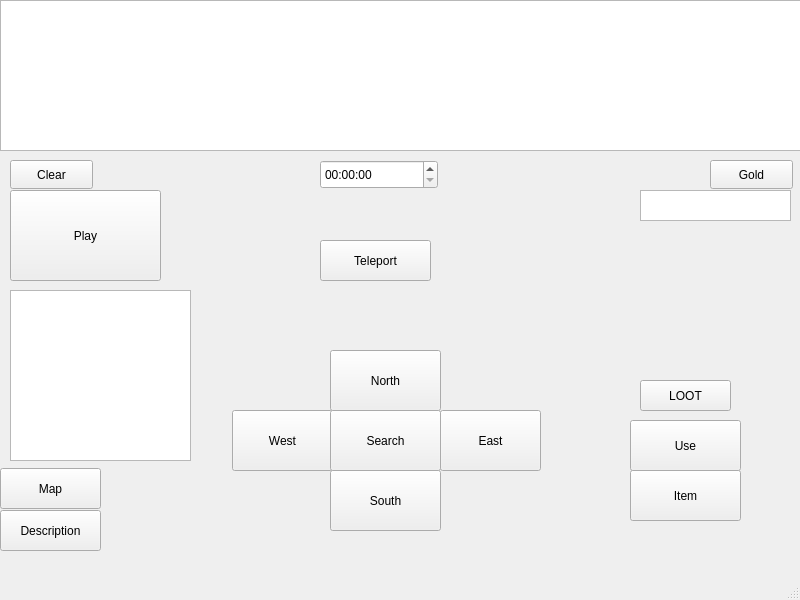
<?xml version="1.0" encoding="UTF-8"?>
<ui version="4.0">
 <class>MainWindow</class>
 <widget class="QMainWindow" name="MainWindow">
  <property name="geometry">
   <rect>
    <x>0</x>
    <y>0</y>
    <width>800</width>
    <height>600</height>
   </rect>
  </property>
  <property name="windowTitle">
   <string>MainWindow</string>
  </property>
  <widget class="QWidget" name="centralwidget">
   <widget class="QPushButton" name="Description">
    <property name="geometry">
     <rect>
      <x>0</x>
      <y>510</y>
      <width>101</width>
      <height>41</height>
     </rect>
    </property>
    <property name="text">
     <string>Description</string>
    </property>
   </widget>
   <widget class="QTextEdit" name="OutputCons0le">
    <property name="geometry">
     <rect>
      <x>0</x>
      <y>0</y>
      <width>801</width>
      <height>151</height>
     </rect>
    </property>
   </widget>
   <widget class="QPushButton" name="North">
    <property name="geometry">
     <rect>
      <x>330</x>
      <y>350</y>
      <width>111</width>
      <height>61</height>
     </rect>
    </property>
    <property name="text">
     <string>North</string>
    </property>
   </widget>
   <widget class="QPushButton" name="South">
    <property name="geometry">
     <rect>
      <x>330</x>
      <y>470</y>
      <width>111</width>
      <height>61</height>
     </rect>
    </property>
    <property name="text">
     <string>South</string>
    </property>
   </widget>
   <widget class="QPushButton" name="west">
    <property name="geometry">
     <rect>
      <x>232</x>
      <y>410</y>
      <width>101</width>
      <height>61</height>
     </rect>
    </property>
    <property name="text">
     <string>West</string>
    </property>
   </widget>
   <widget class="QPushButton" name="East">
    <property name="geometry">
     <rect>
      <x>440</x>
      <y>410</y>
      <width>101</width>
      <height>61</height>
     </rect>
    </property>
    <property name="text">
     <string>East</string>
    </property>
   </widget>
   <widget class="QPushButton" name="Search">
    <property name="geometry">
     <rect>
      <x>330</x>
      <y>410</y>
      <width>111</width>
      <height>61</height>
     </rect>
    </property>
    <property name="text">
     <string>Search</string>
    </property>
   </widget>
   <widget class="QPushButton" name="Use">
    <property name="geometry">
     <rect>
      <x>630</x>
      <y>420</y>
      <width>111</width>
      <height>51</height>
     </rect>
    </property>
    <property name="text">
     <string>Use</string>
    </property>
   </widget>
   <widget class="QPushButton" name="Item">
    <property name="geometry">
     <rect>
      <x>630</x>
      <y>470</y>
      <width>111</width>
      <height>51</height>
     </rect>
    </property>
    <property name="text">
     <string>Item</string>
    </property>
   </widget>
   <widget class="QTextEdit" name="GoldCounter">
    <property name="geometry">
     <rect>
      <x>640</x>
      <y>190</y>
      <width>151</width>
      <height>31</height>
     </rect>
    </property>
   </widget>
   <widget class="QPushButton" name="GoldTooltip">
    <property name="geometry">
     <rect>
      <x>710</x>
      <y>160</y>
      <width>83</width>
      <height>29</height>
     </rect>
    </property>
    <property name="text">
     <string>Gold</string>
    </property>
   </widget>
   <widget class="QPushButton" name="ClearButton">
    <property name="geometry">
     <rect>
      <x>10</x>
      <y>160</y>
      <width>83</width>
      <height>29</height>
     </rect>
    </property>
    <property name="text">
     <string>Clear</string>
    </property>
   </widget>
   <widget class="QTimeEdit" name="Timer">
    <property name="geometry">
     <rect>
      <x>320</x>
      <y>160</y>
      <width>118</width>
      <height>29</height>
     </rect>
    </property>
   </widget>
   <widget class="QPushButton" name="LOOT">
    <property name="geometry">
     <rect>
      <x>640</x>
      <y>380</y>
      <width>91</width>
      <height>31</height>
     </rect>
    </property>
    <property name="text">
     <string>LOOT</string>
    </property>
   </widget>
   <widget class="QPushButton" name="Map">
    <property name="geometry">
     <rect>
      <x>0</x>
      <y>468</y>
      <width>101</width>
      <height>41</height>
     </rect>
    </property>
    <property name="text">
     <string>Map</string>
    </property>
   </widget>
   <widget class="QPushButton" name="Playbutton">
    <property name="geometry">
     <rect>
      <x>10</x>
      <y>190</y>
      <width>151</width>
      <height>91</height>
     </rect>
    </property>
    <property name="text">
     <string>Play</string>
    </property>
   </widget>
   <widget class="QPushButton" name="Teleport">
    <property name="geometry">
     <rect>
      <x>320</x>
      <y>240</y>
      <width>111</width>
      <height>41</height>
     </rect>
    </property>
    <property name="text">
     <string>Teleport</string>
    </property>
   </widget>
   <widget class="QTextEdit" name="Inventory">
    <property name="geometry">
     <rect>
      <x>10</x>
      <y>290</y>
      <width>181</width>
      <height>171</height>
     </rect>
    </property>
   </widget>
  </widget>
  <widget class="QMenuBar" name="menubar">
   <property name="geometry">
    <rect>
     <x>0</x>
     <y>0</y>
     <width>800</width>
     <height>25</height>
    </rect>
   </property>
  </widget>
  <widget class="QStatusBar" name="statusbar"/>
 </widget>
 <resources/>
 <connections/>
</ui>
